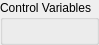
<?xml version="1.0" encoding="UTF-8"?>
<ui version="4.0">
 <class>CtrlVarPanel</class>
 <widget class="QGroupBox" name="CtrlVarPanel">
  <property name="geometry">
   <rect>
    <x>0</x>
    <y>0</y>
    <width>99</width>
    <height>41</height>
   </rect>
  </property>
  <property name="windowTitle">
   <string>Control Variable Panel</string>
  </property>
  <property name="title">
   <string>Control Variables</string>
  </property>
  <layout class="QVBoxLayout" name="verticalLayout">
   <item>
    <layout class="QVBoxLayout" name="ctrlVarLayout"/>
   </item>
   <item>
    <spacer name="verticalSpacer">
     <property name="orientation">
      <enum>Qt::Vertical</enum>
     </property>
     <property name="sizeHint" stdset="0">
      <size>
       <width>10</width>
       <height>10</height>
      </size>
     </property>
    </spacer>
   </item>
  </layout>
 </widget>
 <resources/>
 <connections/>
</ui>
